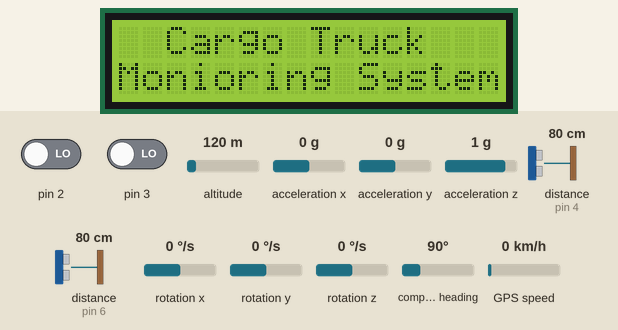
Simulated run of this sketch. Board: Arduino Uno, built with avr-gcc and run on an emulated ATmega328P. Shown: 16×2 character LCD. Inputs (shaded band) come from the test bench; at power-on: pin 2 LOW, rotation z 0 °/s, pin 3 LOW, distance to the obstacle (sensors on pin 6, pin 4) 80 cm, altitude 120 m, acceleration x 0 g, acceleration y 0 g, acceleration z 1 g, rotation x 0 °/s, rotation y 0 °/s, compass heading 90°, GPS speed 0 km/h. The echo pulse lasts 58.3 µs per cm; the GPS gets a fix after 3 s at 37.7749, -122.4194 with 8 satellites; what the sketch prints to the serial monitor is not drawn.

Above: at 4.2 s.
4.3 s: pin 2 driven HIGH
At 5.6 s:
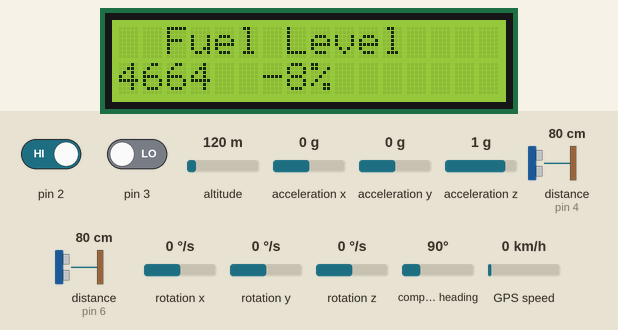
7.3 s: rotation z set to -192 °/s
At 7.47 s:
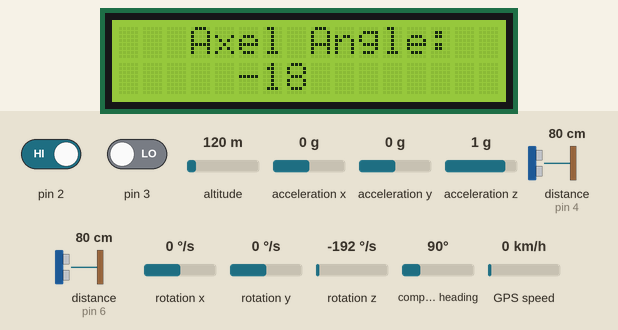
8.9 s: pin 3 driven HIGH
At 9.44 s:
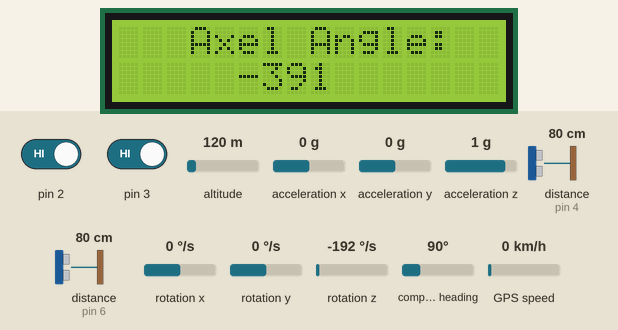
10.8 s: pin 2 driven LOW
At 11.5 s:
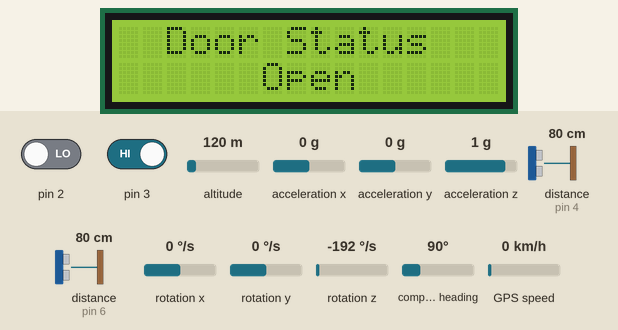
13.8 s: pin 2 driven HIGH
At 14.8 s:
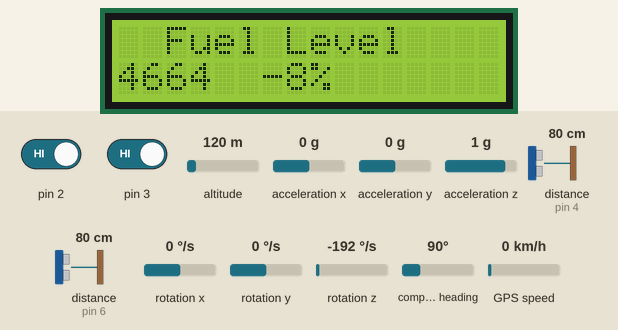
16.8 s: distance to the obstacle (sensor on pin 6) set to 2 cm
At 17.7 s:
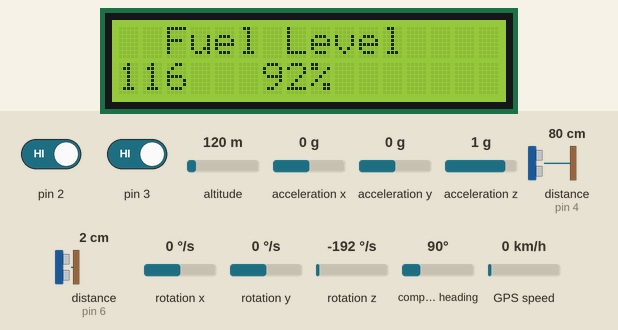
Timing chart, 0 to 19.8 s (numbered marks = the images above; inputs shaded):
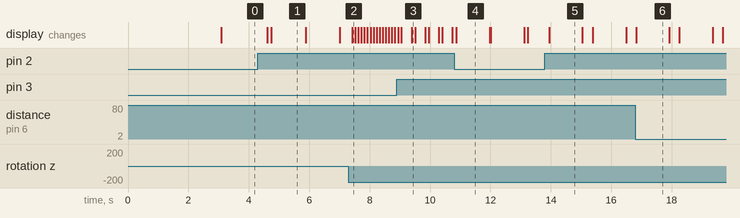

Measured:
- after the input at 4.3 s, the display: first changes after 0.30 s (image 1 shows a later state)
- after the input at 7.3 s, the display: changes after 0.12 s (image 2)
- after the input at 8.9 s, the display: first differs from a run without the input after 0.16 s (image 3 shows a later state)
- after the input at 10.8 s, the display: changes after 0.08 s (image 4)
- after the input at 13.8 s, the display: changes after 0.14 s (image 5)
- after the input at 16.8 s, the display: changes at once (image 6)
- what the display in image 1 shows lasts 1.2 s, from 4.7 s to 5.9 s

The sketch:

CTMS.ino
```cpp
#include <LiquidCrystal_I2C.h>
#include <Wire.h>
#include <MPU6050_light.h>
#include <TinyGPS++.h>
#include <SoftwareSerial.h>
//for gps
const int gpsTxPin = 10;
const int gpsRxPin = 11;
SoftwareSerial gpsSerial(gpsTxPin, gpsRxPin);
TinyGPSPlus gps;
double latitude;
double longitude;
//for fuel
 int trigPin = 7;
 int echoPin = 6;
long duration;
int distance;
const float minDistance = 540.0; // Adjust this value based on your calibration
const float maxDistance = 80.0;

//for door
int trigPin2 = 5;
 int echoPin2 = 4;
 long duration2;

 MPU6050 mpu(Wire);
 unsigned long timer = 0;

LiquidCrystal_I2C lcd(0x27,16,2);

int count=0;
int newcount;

void setup() {
  lcd.init();
  lcd.clear();
  lcd.backlight();
  Wire.begin();
  mpu.begin();
  mpu.calcGyroOffsets();

  //for button
  pinMode(2, INPUT);
  pinMode(3, INPUT);

  //for door
  pinMode(trigPin, OUTPUT);
  pinMode(echoPin, INPUT);
  pinMode(trigPin2, OUTPUT);
  pinMode(echoPin2, INPUT);

  Serial.begin(9600);
  gpsSerial.begin(9600);

  lcd.setCursor(2,0);
  lcd.print("Cargo Truck");
  lcd.setCursor(0,1);
  lcd.print("Monioring System");
}

void loop() {
  if (digitalRead(2) == HIGH)
  {
    count=count+1;
    delay(300);
    Serial.println(count);
    lcd.clear();
  }
  while(count==1){

    //lcd.setCursor(0,0);
    //lcd.print("lat.  24.90000");
    //lcd.setCursor(0,1);
   // lcd.print("long. 90.17000");

    if (gpsSerial.available() > 0)
   {
    if (gps.encode(gpsSerial.read()))
    {
      if (gps.location.isUpdated())
      {
        //lcd.clear();
        // Read latitude and longitude
        latitude = gps.location.lat();
        longitude = gps.location.lng();

        // Print latitude and longitude to Serial Monitor
        Serial.print("Latitude: ");
        Serial.println(latitude, 6);
        Serial.print("Longitude: ");
        Serial.println(longitude, 6);

        // Print latitude and longitude to LCD
        lcd.setCursor(10, 0);
        lcd.print("    ");
        lcd.setCursor(0,0);
        lcd.print("lat.");
        lcd.setCursor(6, 0);
        lcd.print(latitude, 6);

        lcd.setCursor(11, 1);
        lcd.print("    ");
        lcd.setCursor(0,1);
        lcd.print("long.");
        lcd.setCursor(6, 1);
        lcd.print(longitude, 6);
      }
    }
  }
  if (digitalRead(2) == HIGH)
   {
    count=count+1;
    delay(100);
    Serial.println(count);
    lcd.clear();
   }

  }

  while(count==2){

  lcd.setCursor(2,0);
  lcd.print("Fuel Level");

  digitalWrite(trigPin, LOW);
  delayMicroseconds(10);
  digitalWrite(trigPin,HIGH);
  delayMicroseconds(10);
  digitalWrite(trigPin, LOW);
  duration = pulseIn(echoPin, HIGH);
  //distance = duration * 0.034 / 2;
  lcd.setCursor(0,1);
  lcd.print("         ");
  lcd.setCursor(0,1);
  //Serial.println(distance);
  lcd.print(duration);
  //long percentage = ((duration-89)/450)*100;
   int waterLevelPercentage = map(duration, minDistance, maxDistance, 0, 100);
  lcd.setCursor(6,1);
  lcd.print(waterLevelPercentage);
  lcd.setCursor(8,1);
  lcd.print("%");
  lcd.setCursor(9,1);
  lcd.print("  ");

  delay(1000);

  if (digitalRead(3) == HIGH)
  {
    count=count-1;
    delay(100);
    Serial.println(count);
    lcd.clear();
  }
  else if (digitalRead(2) == HIGH)
   {
    count=count+1;
    delay(100);
    Serial.println(count);
    lcd.clear();
   }
  }

  while(count==3){

  lcd.setCursor(2,0);
  lcd.print("Door Status");

  digitalWrite(trigPin2, LOW);
  delayMicroseconds(10);
  digitalWrite(trigPin2,HIGH);
  delayMicroseconds(10);
  digitalWrite(trigPin2, LOW);
  duration2 = pulseIn(echoPin2, HIGH);


  lcd.setCursor(0,1);
  lcd.print("         ");
  lcd.setCursor(0,1);
  //lcd.print(duration2);
  if(duration2<300)
  {
    //delay(300);
    lcd.setCursor(6,1);
    lcd.print("Close");
  }
  else
  {

    lcd.setCursor(6,1);
    lcd.print("Open ");
  }

  delay(1000);

  if (digitalRead(3) == HIGH)
  {
    count=count-1;
    delay(100);
    Serial.println(count);
    lcd.clear();
  }
  else if (digitalRead(2) == HIGH)
   {
    count=count+1;
    delay(100);
    Serial.println(count);
    lcd.clear();
   }
  }
  while(count==4){

  //lcd.setCursor(2,0);
  //lcd.print("Axle angle");
  mpu.update();
  if ((millis() - timer) > 100) { // print data every 100ms
    timer = millis();
    //lcd.clear();
    //lcd.setCursor(6,1);
    //lcd.print("Open ");
    lcd.setCursor(2,0);
    lcd.print(" Axel Angle: ");
    lcd.setCursor(0,1);
    lcd.print("            ");
    lcd.setCursor(5,1);
    lcd.print(int(mpu.getAngleZ()));     //Print Z angle value on LCD
    delay(10);


  if (digitalRead(3) == HIGH)
  {
    count=count-1;
    delay(100);
    Serial.println(count);
    lcd.clear();
  }
  }
  }
}
```
